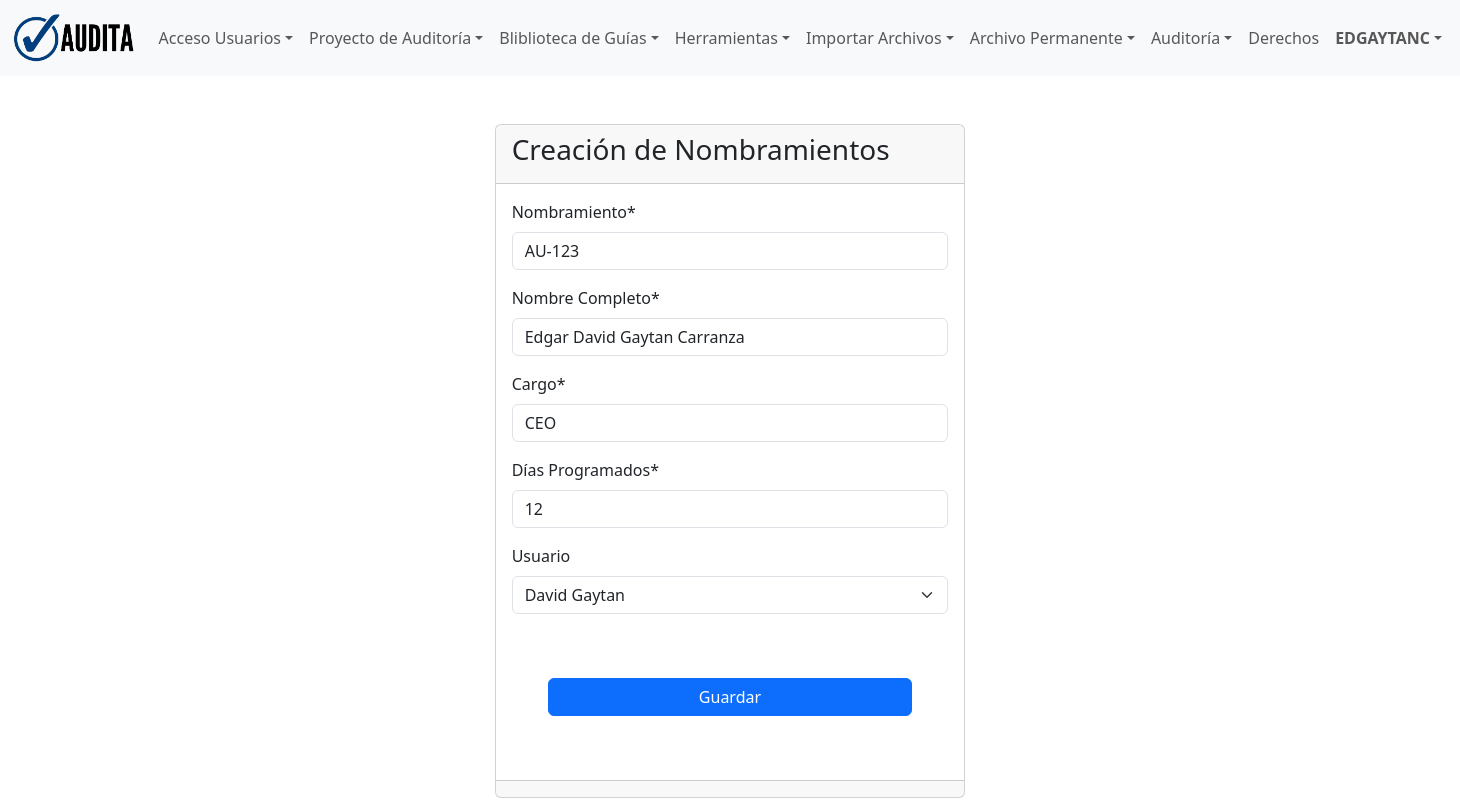
Screenshot of /herramientas/editar_nombramiento/1/ (signed in) with the database file from the repository.
### users/models.py (models this page shows)
class CustomUser(AbstractUser):
    is_activated = models.BooleanField(default=False)
    AUDITOR = 'auditor'
    SUPERVISOR = 'supervisor'
    JEFE_AUDITORIA = 'jefe_auditoria'
    ROLE_CHOICES = [
        (AUDITOR, 'Auditor'),
        (SUPERVISOR, 'Supervisor'),
        (JEFE_AUDITORIA, 'Jefe de Auditoria'),
    ]
    role = models.CharField(max_length=20, choices=ROLE_CHOICES, default=AUDITOR)
    groups = models.ManyToManyField(
        'auth.Group',
        verbose_name='groups',
        blank=True,
        help_text='The groups this user belongs to. A user will get all permissions granted to each of their groups.',
        related_query_name='user',
        related_name='customuser_set',  # Add this line
    )
    user_permissions = models.ManyToManyField(
        'auth.Permission',
        verbose_name='user permissions',
        blank=True,
        help_text='Specific permissions for this user.',
        related_query_name='user',
        related_name='customuser_set',  # Add this line
    )
    def __str__(self):
        return f"{self.first_name} {self.last_name}"

### herramientas/models.py (models this page shows, shortened)
class Nombramiento(models.Model):
    user = models.ForeignKey(settings.AUTH_USER_MODEL, null=True,blank=True, on_delete=models.CASCADE, verbose_name='Usuario')
    nombramiento =      models.CharField(max_length=10, null=False, blank=False, unique=True, verbose_name='Nombramiento')
    nombre_completo =   models.CharField(max_length=100, null=False,blank=False, verbose_name='Nombre Completo')
    cargo =             models.CharField(max_length=30, null=False, blank=False, verbose_name='Cargo')
    dias_programados =  models.IntegerField(default=0, verbose_name='Días Programados')
    class Meta:
        db_table = 'nombramiento'
        verbose_name = 'Nombramiento'
        verbose_name_plural = 'Nombramientos'
        ordering = ['id']

### herramientas/views.py (the view)
# urls.py: path('editar_nombramiento/<int:nombramiento_id>/', views.editar_nombramiento, name='editar_nombramiento'),
@login_required
@entidad_requerida
def editar_nombramiento(request, nombramiento_id):
    nombramiento = get_object_or_404(Nombramiento, id=nombramiento_id)
    if request.method == 'POST':
        form = NombramientoForm(request.POST, instance=nombramiento)
        if form.is_valid():
            form.save()
            messages.success(request, 'Nombramiento actualizado exitosamente')
            return redirect('/herramientas/listar_nombramientos')
    else:
        form = NombramientoForm(instance=nombramiento)
    context = {'form': form}
    return render(request, 'herramientas/editar_nombramiento.html', context)

### herramientas/forms.py
class NombramientoForm(forms.ModelForm):
    class Meta:
        model = Nombramiento
        fields = ['nombramiento', 'nombre_completo', 'cargo', 'dias_programados','user']
        labels = {
            'user':'Usuario',
            'nombramiento': 'Nombramiento',
            'nombre_completo': 'Nombre Completo',
            'cargo': 'Cargo',
            'dias_programados': 'Días Programados',
        }
    def __init__(self, *args, **kwargs):
        super(NombramientoForm, self).__init__(*args, **kwargs)
        self.helper = FormHelper()
        self.helper.form_method = 'post'
        self.helper.layout = Layout(
            Field('user', css_class='form_control'),
            Field('nombramiento', css_class='form-control'),
            Field('nombre_completo', css_class='form-control'),
            Field('cargo', css_class='form-control'),
            Field('dias_programados', css_class='form-control'),
            Submit('submit', 'Crear', css_class='btn btn-primary'),
        )

### templates/herramientas/editar_nombramiento.html (shortened to what this page needs)
{% extends 'layout/base.html' %}
{% load crispy_forms_tags %}
{% load static %}
{% block 'content' %}
<div class="row pt-5">
    <div class="col-md-4 offset-md-4">
        <div class="card">
            <div class="card-header">
                <h3>
                    Creación de Nombramientos
                </h3>
            </div>
            <div class="card-body">
                <form method="post">
                    {{ form|crispy }}
                    <div class="row p-5">
                        <button type="submit" class="btn btn-primary">Guardar</button>
                    </div>
                </form>
            </div>
            <div class="card-footer">
            </div>
        </div>
    </div>
</div>
{% endblock 'content' %}

### templates/layout/partials/menu.html (shortened to what this page needs)
{% load static %}
<header>
    <nav class="navbar navbar-expand-lg navbar-light bg-light">
        <div class="container-fluid">
            <a class="navbar-brand" href="{% url 'index' %}"><img
                    src="{% static 'img/logo-horizontal-menu.png' %}" height="50" loading="lazy"
                    alt=""></a>
            <div class="collapse navbar-collapse" id="navbarNav">
                <ul class="navbar-nav">
                    <li class="nav-item dropdown">
                        <a class="nav-link dropdown-toggle" href="#"
                            role="button" data-bs-toggle="dropdown"
                            aria-expanded="false">Acceso Usuarios</a>
                    </li>
                    <li class="nav-item dropdown">
                        <a class="nav-link dropdown-toggle" href="#"
                            role="button" data-bs-toggle="dropdown"
                            aria-expanded="false">Proyecto de Auditoría</a>
                    </li>
                    <li class="nav-item dropdown">
                        <a class="nav-link dropdown-toggle" href="#"
                            role="button" data-bs-toggle="dropdown"
                            aria-expanded="false">Bliblioteca de Guías</a>
                    </li>
                    <li class="nav-item dropdown">
                        <a class="nav-link dropdown-toggle" href="#"
                            role="button" data-bs-toggle="dropdown"
                            aria-expanded="false">Herramientas</a>
                    </li>
                    <li class="nav-item dropdown">
                        <a class="nav-link dropdown-toggle" href="#"
                            role="button" data-bs-toggle="dropdown"
                            aria-expanded="false">Importar Archivos</a>
                    </li>
                    <li class="nav-item dropdown">
                        <a class="nav-link dropdown-toggle" href="{% url 'archivo' %}"
                            aria-expanded="false">Archivo Permanente</a>
                    </li>
                    <li class="nav-item dropdown">
                        <a class="nav-link dropdown-toggle" href="#"
                            role="button" data-bs-toggle="dropdown"
                            aria-expanded="false">Auditoría</a>
                    </li>
                    <li class="nav-item">
                        <a class="nav-link" href="{% url 'derechos' %}">Derechos</a>
                    </li>
                    <li class ="nav-item dropdown">
                        <a class ="nav-link dropdown-toggle" href="#"
                            role="button" data-bs-toggle="dropdown"
                            aria-expanded="false"><b>{{user.username|upper}}</b></a>
                    </li>
                </ul>
            </div>
        </div>
    </nav>
</header>

### rows the page displays
CustomUser: username "EDGAYTANC"
Nombramiento: nombramiento "AU-123", nombre_completo "Edgar David Gaytan Carranza", cargo "CEO", dias_programados "12", user "David Gaytan"
